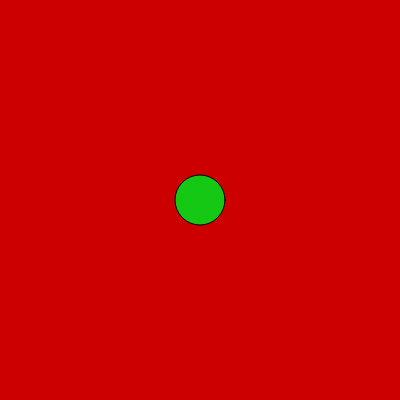
Frame 1 (no input)
Frame 60 (no input): identical to frame 1, image omitted
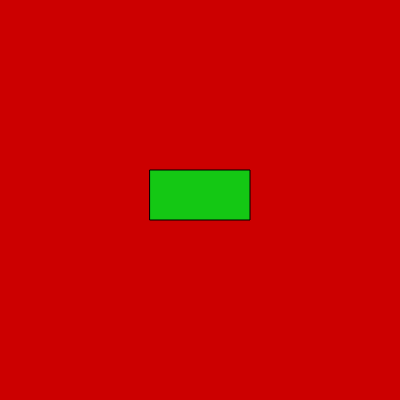
Frame 120 (the mouse pressed at the canvas centre since frame 60)

The p5.js sketch that drew these frames (run headless with seeded random() and noise() and a simulated clock; from frame 60 on, the mouse is pressed at the canvas centre):

// p5.js sketch
// ── sketch.js
function setup() {
  createCanvas(400, 400); 
  fill(20,200,20)
}

function draw() {
  background(204,0,0);
  if (mouseX < 200){
   ellipse(200,200,50,50);
  }
   if (mouseX >= 200){
    rect(150,170,100,50);
  }
  
  
   }
  
